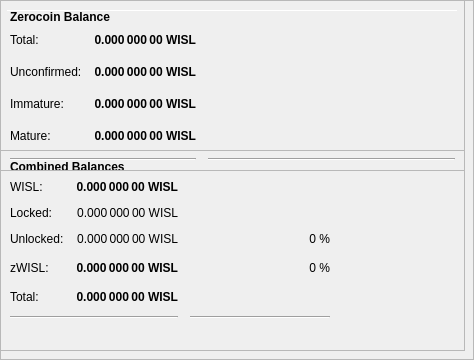
        <widget class="QFrame" name="frameObfuscation">
         <property name="minimumSize">
          <size>
           <width>0</width>
           <height>350</height>
          </size>
         </property>
         <property name="layoutDirection">
          <enum>Qt::LeftToRight</enum>
         </property>
         <property name="frameShape">
          <enum>QFrame::StyledPanel</enum>
         </property>
         <property name="frameShadow">
          <enum>QFrame::Raised</enum>
         </property>
         <widget class="QPushButton" name="runAutoDenom">
          <property name="geometry">
           <rect>
            <x>251</x>
            <y>17</y>
            <width>1</width>
            <height>1</height>
           </rect>
          </property>
          <property name="palette">
           <palette>
            <active>
             <colorrole role="WindowText">
              <brush brushstyle="SolidPattern">
               <color alpha="255">
                <red>0</red>
                <green>0</green>
                <blue>0</blue>
               </color>
              </brush>
             </colorrole>
             <colorrole role="Button">
              <brush brushstyle="SolidPattern">
               <color alpha="255">
                <red>239</red>
                <green>238</green>
                <blue>238</blue>
               </color>
              </brush>
             </colorrole>
             <colorrole role="Light">
              <brush brushstyle="SolidPattern">
               <color alpha="255">
                <red>255</red>
                <green>255</green>
                <blue>255</blue>
               </color>
              </brush>
             </colorrole>
             <colorrole role="Midlight">
              <brush brushstyle="SolidPattern">
               <color alpha="255">
                <red>247</red>
                <green>246</green>
                <blue>246</blue>
               </color>
              </brush>
             </colorrole>
             <colorrole role="Dark">
              <brush brushstyle="SolidPattern">
               <color alpha="255">
                <red>119</red>
                <green>119</green>
                <blue>119</blue>
               </color>
              </brush>
             </colorrole>
             <colorrole role="Mid">
              <brush brushstyle="SolidPattern">
               <color alpha="255">
                <red>159</red>
                <green>159</green>
                <blue>159</blue>
               </color>
              </brush>
             </colorrole>
             <colorrole role="Text">
              <brush brushstyle="SolidPattern">
               <color alpha="255">
                <red>0</red>
                <green>0</green>
                <blue>0</blue>
               </color>
              </brush>
             </colorrole>
             <colorrole role="BrightText">
              <brush brushstyle="SolidPattern">
               <color alpha="255">
                <red>255</red>
                <green>255</green>
                <blue>255</blue>
               </color>
              </brush>
             </colorrole>
             <colorrole role="ButtonText">
              <brush brushstyle="SolidPattern">
               <color alpha="255">
                <red>0</red>
                <green>0</green>
                <blue>0</blue>
               </color>
              </brush>
             </colorrole>
             <colorrole role="Base">
              <brush brushstyle="SolidPattern">
               <color alpha="255">
                <red>255</red>
                <green>255</green>
                <blue>255</blue>
               </color>
              </brush>
             </colorrole>
             <colorrole role="Window">
              <brush brushstyle="SolidPattern">
               <color alpha="255">
                <red>239</red>
                <green>238</green>
                <blue>238</blue>
               </color>
              </brush>
             </colorrole>
             <colorrole role="Shadow">
              <brush brushstyle="SolidPattern">
               <color alpha="255">
                <red>0</red>
                <green>0</green>
                <blue>0</blue>
               </color>
              </brush>
             </colorrole>
             <colorrole role="AlternateBase">
              <brush brushstyle="SolidPattern">
               <color alpha="255">
                <red>247</red>
                <green>246</green>
                <blue>246</blue>
               </color>
              </brush>
             </colorrole>
             <colorrole role="ToolTipBase">
              <brush brushstyle="SolidPattern">
               <color alpha="255">
                <red>255</red>
                <green>255</green>
                <blue>220</blue>
               </color>
              </brush>
             </colorrole>
             <colorrole role="ToolTipText">
              <brush brushstyle="SolidPattern">
               <color alpha="255">
                <red>0</red>
                <green>0</green>
                <blue>0</blue>
               </color>
              </brush>
             </colorrole>
            </active>
            <inactive>
             <colorrole role="WindowText">
              <brush brushstyle="SolidPattern">
               <color alpha="255">
                <red>0</red>
                <green>0</green>
                <blue>0</blue>
               </color>
              </brush>
             </colorrole>
             <colorrole role="Button">
              <brush brushstyle="SolidPattern">
               <color alpha="255">
                <red>239</red>
                <green>238</green>
                <blue>238</blue>
               </color>
              </brush>
             </colorrole>
             <colorrole role="Light">
              <brush brushstyle="SolidPattern">
               <color alpha="255">
                <red>255</red>
                <green>255</green>
                <blue>255</blue>
               </color>
              </brush>
             </colorrole>
             <colorrole role="Midlight">
              <brush brushstyle="SolidPattern">
               <color alpha="255">
                <red>247</red>
                <green>246</green>
                <blue>246</blue>
               </color>
              </brush>
             </colorrole>
             <colorrole role="Dark">
              <brush brushstyle="SolidPattern">
               <color alpha="255">
                <red>119</red>
                <green>119</green>
                <blue>119</blue>
               </color>
              </brush>
             </colorrole>
             <colorrole role="Mid">
              <brush brushstyle="SolidPattern">
               <color alpha="255">
                <red>159</red>
                <green>159</green>
                <blue>159</blue>
               </color>
              </brush>
             </colorrole>
             <colorrole role="Text">
              <brush brushstyle="SolidPattern">
               <color alpha="255">
                <red>0</red>
                <green>0</green>
                <blue>0</blue>
               </color>
              </brush>
             </colorrole>
             <colorrole role="BrightText">
              <brush brushstyle="SolidPattern">
               <color alpha="255">
                <red>255</red>
                <green>255</green>
                <blue>255</blue>
               </color>
              </brush>
             </colorrole>
             <colorrole role="ButtonText">
              <brush brushstyle="SolidPattern">
               <color alpha="255">
                <red>0</red>
                <green>0</green>
                <blue>0</blue>
               </color>
              </brush>
             </colorrole>
             <colorrole role="Base">
              <brush brushstyle="SolidPattern">
               <color alpha="255">
                <red>255</red>
                <green>255</green>
                <blue>255</blue>
               </color>
              </brush>
             </colorrole>
             <colorrole role="Window">
              <brush brushstyle="SolidPattern">
               <color alpha="255">
                <red>239</red>
                <green>238</green>
                <blue>238</blue>
               </color>
              </brush>
             </colorrole>
             <colorrole role="Shadow">
              <brush brushstyle="SolidPattern">
               <color alpha="255">
                <red>0</red>
                <green>0</green>
                <blue>0</blue>
               </color>
              </brush>
             </colorrole>
             <colorrole role="AlternateBase">
              <brush brushstyle="SolidPattern">
               <color alpha="255">
                <red>247</red>
                <green>246</green>
                <blue>246</blue>
               </color>
              </brush>
             </colorrole>
             <colorrole role="ToolTipBase">
              <brush brushstyle="SolidPattern">
               <color alpha="255">
                <red>255</red>
                <green>255</green>
                <blue>220</blue>
               </color>
              </brush>
             </colorrole>
             <colorrole role="ToolTipText">
              <brush brushstyle="SolidPattern">
               <color alpha="255">
                <red>0</red>
                <green>0</green>
                <blue>0</blue>
               </color>
              </brush>
             </colorrole>
            </inactive>
            <disabled>
             <colorrole role="WindowText">
              <brush brushstyle="SolidPattern">
               <color alpha="255">
                <red>119</red>
                <green>119</green>
                <blue>119</blue>
               </color>
              </brush>
             </colorrole>
             <colorrole role="Button">
              <brush brushstyle="SolidPattern">
               <color alpha="255">
                <red>239</red>
                <green>238</green>
                <blue>238</blue>
               </color>
              </brush>
             </colorrole>
             <colorrole role="Light">
              <brush brushstyle="SolidPattern">
               <color alpha="255">
                <red>255</red>
                <green>255</green>
                <blue>255</blue>
               </color>
              </brush>
             </colorrole>
             <colorrole role="Midlight">
              <brush brushstyle="SolidPattern">
               <color alpha="255">
                <red>247</red>
                <green>246</green>
                <blue>246</blue>
               </color>
              </brush>
             </colorrole>
             <colorrole role="Dark">
              <brush brushstyle="SolidPattern">
               <color alpha="255">
                <red>119</red>
                <green>119</green>
                <blue>119</blue>
               </color>
              </brush>
             </colorrole>
             <colorrole role="Mid">
              <brush brushstyle="SolidPattern">
               <color alpha="255">
                <red>159</red>
                <green>159</green>
                <blue>159</blue>
               </color>
              </brush>
             </colorrole>
             <colorrole role="Text">
              <brush brushstyle="SolidPattern">
               <color alpha="255">
                <red>119</red>
                <green>119</green>
                <blue>119</blue>
               </color>
              </brush>
             </colorrole>
             <colorrole role="BrightText">
              <brush brushstyle="SolidPattern">
               <color alpha="255">
                <red>255</red>
                <green>255</green>
                <blue>255</blue>
               </color>
              </brush>
             </colorrole>
             <colorrole role="ButtonText">
              <brush brushstyle="SolidPattern">
               <color alpha="255">
                <red>119</red>
                <green>119</green>
                <blue>119</blue>
               </color>
              </brush>
             </colorrole>
             <colorrole role="Base">
              <brush brushstyle="SolidPattern">
               <color alpha="255">
                <red>239</red>
                <green>238</green>
                <blue>238</blue>
               </color>
              </brush>
             </colorrole>
             <colorrole role="Window">
              <brush brushstyle="SolidPattern">
               <color alpha="255">
                <red>239</red>
                <green>238</green>
                <blue>238</blue>
               </color>
              </brush>
             </colorrole>
             <colorrole role="Shadow">
              <brush brushstyle="SolidPattern">
               <color alpha="255">
                <red>0</red>
                <green>0</green>
                <blue>0</blue>
               </color>
              </brush>
             </colorrole>
             <colorrole role="AlternateBase">
              <brush brushstyle="SolidPattern">
               <color alpha="255">
                <red>239</red>
                <green>238</green>
                <blue>238</blue>
               </color>
              </brush>
             </colorrole>
             <colorrole role="ToolTipBase">
              <brush brushstyle="SolidPattern">
               <color alpha="255">
                <red>255</red>
                <green>255</green>
                <blue>220</blue>
               </color>
              </brush>
             </colorrole>
             <colorrole role="ToolTipText">
              <brush brushstyle="SolidPattern">
               <color alpha="255">
                <red>0</red>
                <green>0</green>
                <blue>0</blue>
               </color>
              </brush>
             </colorrole>
            </disabled>
           </palette>
          </property>
          <property name="focusPolicy">
           <enum>Qt::NoFocus</enum>
          </property>
          <property name="autoFillBackground">
           <bool>true</bool>
          </property>
          <property name="text">
           <string/>
          </property>
          <property name="flat">
           <bool>true</bool>
          </property>
         </widget>
         <widget class="Line" name="line">
          <property name="geometry">
           <rect>
            <x>7</x>
            <y>10</y>
            <width>451</width>
            <height>1</height>
           </rect>
          </property>
          <property name="orientation">
           <enum>Qt::Horizontal</enum>
          </property>
         </widget>
         <widget class="QFrame" name="frame_3">
          <property name="geometry">
           <rect>
            <x>0</x>
            <y>150</y>
            <width>465</width>
            <height>201</height>
           </rect>
          </property>
          <property name="frameShape">
           <enum>QFrame::StyledPanel</enum>
          </property>
          <property name="frameShadow">
           <enum>QFrame::Raised</enum>
          </property>
          <layout class="QVBoxLayout" name="verticalLayout_5">
           <item>
            <layout class="QHBoxLayout" name="horizontalLayout_5" stretch="0">
             <item>
              <widget class="QLabel" name="label_5z">
               <property name="maximumSize">
                <size>
                 <width>16777215</width>
                 <height>20</height>
                </size>
               </property>
               <property name="font">
                <font>
                 <weight>75</weight>
                 <bold>true</bold>
                </font>
               </property>
               <property name="toolTip">
                <string>Combined Balances (including unconfirmed and immature coins)</string>
               </property>
               <property name="text">
                <string>&lt;html&gt;&lt;head/&gt;&lt;body&gt;&lt;p&gt;Combined Balances&lt;/p&gt;&lt;/body&gt;&lt;/html&gt;</string>
               </property>
              </widget>
             </item>
            </layout>
           </item>
           <item>
            <layout class="QGridLayout" name="gridLayout_3">
             <property name="spacing">
              <number>12</number>
             </property>
             <item row="7" column="0" colspan="2">
              <widget class="Line" name="lineSpendableBalance_3">
               <property name="orientation">
                <enum>Qt::Horizontal</enum>
               </property>
              </widget>
             </item>
             <item row="7" column="2">
              <widget class="Line" name="lineWatchBalance_3">
               <property name="sizePolicy">
                <sizepolicy hsizetype="Preferred" vsizetype="Fixed">
                 <horstretch>0</horstretch>
                 <verstretch>0</verstretch>
                </sizepolicy>
               </property>
               <property name="minimumSize">
                <size>
                 <width>140</width>
                 <height>0</height>
                </size>
               </property>
               <property name="orientation">
                <enum>Qt::Horizontal</enum>
               </property>
              </widget>
             </item>
             <item row="4" column="1">
              <widget class="QLabel" name="labelzBalancez">
               <property name="font">
                <font>
                 <weight>75</weight>
                 <bold>true</bold>
                </font>
               </property>
               <property name="cursor">
                <cursorShape>IBeamCursor</cursorShape>
               </property>
               <property name="toolTip">
                <string>Total of transactions that have yet to be confirmed, and do not yet count toward the spendable balance</string>
               </property>
               <property name="text">
                <string notr="true">0.000 000 00 WISL</string>
               </property>
               <property name="alignment">
                <set>Qt::AlignRight|Qt::AlignTrailing|Qt::AlignVCenter</set>
               </property>
               <property name="textInteractionFlags">
                <set>Qt::LinksAccessibleByMouse|Qt::TextSelectableByKeyboard|Qt::TextSelectableByMouse</set>
               </property>
              </widget>
             </item>
             <item row="6" column="1">
              <widget class="QLabel" name="labelTotalz">
               <property name="font">
                <font>
                 <weight>75</weight>
                 <bold>true</bold>
                </font>
               </property>
               <property name="cursor">
                <cursorShape>IBeamCursor</cursorShape>
               </property>
               <property name="toolTip">
                <string>Total Balance, including unconfirmed and immature coins.</string>
               </property>
               <property name="text">
                <string notr="true">0.000 000 00 WISL</string>
               </property>
               <property name="alignment">
                <set>Qt::AlignRight|Qt::AlignTrailing|Qt::AlignVCenter</set>
               </property>
               <property name="textInteractionFlags">
                <set>Qt::LinksAccessibleByMouse|Qt::TextSelectableByKeyboard|Qt::TextSelectableByMouse</set>
               </property>
              </widget>
             </item>
             <item row="4" column="3">
              <spacer name="horizontalSpacer_6">
               <property name="orientation">
                <enum>Qt::Horizontal</enum>
               </property>
               <property name="sizeHint" stdset="0">
                <size>
                 <width>40</width>
                 <height>20</height>
                </size>
               </property>
              </spacer>
             </item>
             <item row="6" column="0">
              <widget class="QLabel" name="labelTotalTextz">
               <property name="text">
                <string>Total:</string>
               </property>
              </widget>
             </item>
             <item row="1" column="0">
              <widget class="QLabel" name="labelBalanceTextz">
               <property name="text">
                <string>WISL:</string>
               </property>
              </widget>
             </item>
             <item row="1" column="1">
              <widget class="QLabel" name="labelBalancez">
               <property name="font">
                <font>
                 <weight>75</weight>
                 <bold>true</bold>
                </font>
               </property>
               <property name="cursor">
                <cursorShape>IBeamCursor</cursorShape>
               </property>
               <property name="toolTip">
                <string>Your current spendable balance</string>
               </property>
               <property name="text">
                <string notr="true">0.000 000 00 WISL</string>
               </property>
               <property name="alignment">
                <set>Qt::AlignRight|Qt::AlignTrailing|Qt::AlignVCenter</set>
               </property>
               <property name="textInteractionFlags">
                <set>Qt::LinksAccessibleByMouse|Qt::TextSelectableByKeyboard|Qt::TextSelectableByMouse</set>
               </property>
              </widget>
             </item>
             <item row="4" column="0">
              <widget class="QLabel" name="labelzBalanceTextz">
               <property name="toolTip">
                <string/>
               </property>
               <property name="text">
                <string>zWISL:</string>
               </property>
              </widget>
             </item>
             <item row="4" column="2">
              <widget class="QLabel" name="labelzWISLPercent">
               <property name="toolTip">
                <string>Current percentage of zWISL.
If AutoMint is enabled this percentage will settle around the configured AutoMint percentage (default = 10%)</string>
               </property>
               <property name="text">
                <string>0 %</string>
               </property>
               <property name="alignment">
                <set>Qt::AlignRight|Qt::AlignTrailing|Qt::AlignVCenter</set>
               </property>
              </widget>
             </item>
             <item row="6" column="2">
              <widget class="QLabel" name="label100Percent">
               <property name="text">
                <string/>
               </property>
               <property name="alignment">
                <set>Qt::AlignRight|Qt::AlignTrailing|Qt::AlignVCenter</set>
               </property>
              </widget>
             </item>
             <item row="2" column="1">
              <widget class="QLabel" name="labelLockedBalance">
               <property name="toolTip">
                <string>Locked WISL or Masternode collaterals. These are excluded from zWISL minting.</string>
               </property>
               <property name="text">
                <string>0.000 000 00 WISL</string>
               </property>
               <property name="alignment">
                <set>Qt::AlignRight|Qt::AlignTrailing|Qt::AlignVCenter</set>
               </property>
              </widget>
             </item>
             <item row="2" column="0">
              <widget class="QLabel" name="labelLockedBalanceText">
               <property name="toolTip">
                <string>Locked WISL or Masternode collaterals. These are excluded from zWISL minting.</string>
               </property>
               <property name="text">
                <string>Locked:</string>
               </property>
              </widget>
             </item>
             <item row="3" column="0">
              <widget class="QLabel" name="labelUnLockedBalanceText">
               <property name="toolTip">
                <string>Unlocked WISLs. These can be used for zWISL minting.</string>
               </property>
               <property name="text">
                <string>Unlocked:</string>
               </property>
              </widget>
             </item>
             <item row="3" column="1">
              <widget class="QLabel" name="labelUnLockedBalance">
               <property name="toolTip">
                <string>Unlocked WISLs. These can be used for zWISL minting.</string>
               </property>
               <property name="text">
                <string>0.000 000 00 WISL</string>
               </property>
               <property name="alignment">
                <set>Qt::AlignRight|Qt::AlignTrailing|Qt::AlignVCenter</set>
               </property>
              </widget>
             </item>
             <item row="3" column="2">
              <widget class="QLabel" name="labelWISLPercent">
               <property name="text">
                <string>0 %</string>
               </property>
               <property name="alignment">
                <set>Qt::AlignRight|Qt::AlignTrailing|Qt::AlignVCenter</set>
               </property>
              </widget>
             </item>
            </layout>
           </item>
           <item>
            <spacer name="verticalSpacer">
             <property name="orientation">
              <enum>Qt::Vertical</enum>
             </property>
             <property name="sizeHint" stdset="0">
              <size>
               <width>20</width>
               <height>40</height>
              </size>
             </property>
            </spacer>
           </item>
          </layout>
         </widget>
         <widget class="QFrame" name="frame_4">
          <property name="geometry">
           <rect>
            <x>0</x>
            <y>0</y>
            <width>465</width>
            <height>171</height>
           </rect>
          </property>
          <property name="frameShape">
           <enum>QFrame::StyledPanel</enum>
          </property>
          <property name="frameShadow">
           <enum>QFrame::Raised</enum>
          </property>
          <layout class="QVBoxLayout" name="verticalLayout_7">
           <item>
            <layout class="QHBoxLayout" name="horizontalLayout_8" stretch="0">
             <item>
              <widget class="QLabel" name="label_5z_3">
               <property name="maximumSize">
                <size>
                 <width>16777215</width>
                 <height>20</height>
                </size>
               </property>
               <property name="font">
                <font>
                 <weight>75</weight>
                 <bold>true</bold>
                </font>
               </property>
               <property name="text">
                <string>Zerocoin Balance</string>
               </property>
              </widget>
             </item>
            </layout>
           </item>
           <item>
            <layout class="QGridLayout" name="gridLayout_5">
             <property name="spacing">
              <number>12</number>
             </property>
             <item row="4" column="0">
              <widget class="QLabel" name="labelzBalanceMatureText">
               <property name="toolTip">
                <string>Mature: more than 20 confirmation and more than 3 mints of the same denomination after it was minted.
These zWISL are spendable.</string>
               </property>
               <property name="text">
                <string>Mature:</string>
               </property>
              </widget>
             </item>
             <item row="5" column="0" colspan="2">
              <widget class="Line" name="lineSpendableBalance_5">
               <property name="orientation">
                <enum>Qt::Horizontal</enum>
               </property>
              </widget>
             </item>
             <item row="1" column="1">
              <widget class="QLabel" name="labelzBalance">
               <property name="font">
                <font>
                 <weight>75</weight>
                 <bold>true</bold>
                </font>
               </property>
               <property name="cursor">
                <cursorShape>IBeamCursor</cursorShape>
               </property>
               <property name="toolTip">
                <string>All available zWISL, unconfirmed and immature zWISL included.</string>
               </property>
               <property name="text">
                <string notr="true">0.000 000 00 WISL</string>
               </property>
               <property name="alignment">
                <set>Qt::AlignRight|Qt::AlignTrailing|Qt::AlignVCenter</set>
               </property>
               <property name="textInteractionFlags">
                <set>Qt::LinksAccessibleByMouse|Qt::TextSelectableByKeyboard|Qt::TextSelectableByMouse</set>
               </property>
              </widget>
             </item>
             <item row="5" column="2">
              <widget class="Line" name="lineWatchBalance_5">
               <property name="sizePolicy">
                <sizepolicy hsizetype="Preferred" vsizetype="Fixed">
                 <horstretch>0</horstretch>
                 <verstretch>0</verstretch>
                </sizepolicy>
               </property>
               <property name="minimumSize">
                <size>
                 <width>140</width>
                 <height>0</height>
                </size>
               </property>
               <property name="orientation">
                <enum>Qt::Horizontal</enum>
               </property>
              </widget>
             </item>
             <item row="1" column="0">
              <widget class="QLabel" name="labelzBalanceText">
               <property name="toolTip">
                <string>All available zWISL, unconfirmed and immature zWISL included.</string>
               </property>
               <property name="text">
                <string>Total:</string>
               </property>
              </widget>
             </item>
             <item row="1" column="2">
              <spacer name="horizontalSpacer_8">
               <property name="orientation">
                <enum>Qt::Horizontal</enum>
               </property>
               <property name="sizeHint" stdset="0">
                <size>
                 <width>40</width>
                 <height>20</height>
                </size>
               </property>
              </spacer>
             </item>
             <item row="4" column="2">
              <spacer name="horizontalSpacer_4">
               <property name="orientation">
                <enum>Qt::Horizontal</enum>
               </property>
               <property name="sizeHint" stdset="0">
                <size>
                 <width>40</width>
                 <height>20</height>
                </size>
               </property>
              </spacer>
             </item>
             <item row="4" column="1">
              <widget class="QLabel" name="labelzBalanceMature">
               <property name="font">
                <font>
                 <weight>75</weight>
                 <bold>true</bold>
                </font>
               </property>
               <property name="toolTip">
                <string>Mature: more than 20 confirmation and more than 3 mints of the same denomination after it was minted.
These zWISL are spendable.</string>
               </property>
               <property name="text">
                <string>0.000 000 00 WISL</string>
               </property>
               <property name="alignment">
                <set>Qt::AlignRight|Qt::AlignTrailing|Qt::AlignVCenter</set>
               </property>
              </widget>
             </item>
             <item row="2" column="0">
              <widget class="QLabel" name="labelzBalanceUnconfirmedText">
               <property name="toolTip">
                <string>Unconfirmed: less than 20 confirmations
Immature: confirmed, but less than 3 mints of the same denomination after it was minted</string>
               </property>
               <property name="text">
                <string>Unconfirmed:</string>
               </property>
              </widget>
             </item>
             <item row="2" column="1">
              <widget class="QLabel" name="labelzBalanceUnconfirmed">
               <property name="font">
                <font>
                 <weight>75</weight>
                 <bold>true</bold>
                </font>
               </property>
               <property name="toolTip">
                <string>Unconfirmed: less than 20 confirmations
Immature: confirmed, but less than 3 mints of the same denomination after it was minted</string>
               </property>
               <property name="text">
                <string>0.000 000 00 WISL</string>
               </property>
               <property name="alignment">
                <set>Qt::AlignRight|Qt::AlignTrailing|Qt::AlignVCenter</set>
               </property>
              </widget>
             </item>
             <item row="2" column="2">
              <spacer name="horizontalSpacer_5">
               <property name="orientation">
                <enum>Qt::Horizontal</enum>
               </property>
               <property name="sizeHint" stdset="0">
                <size>
                 <width>40</width>
                 <height>20</height>
                </size>
               </property>
              </spacer>
             </item>
             <item row="3" column="0">
              <widget class="QLabel" name="labelzBalanceImmatureText">
               <property name="toolTip">
                <string>Unconfirmed: less than 20 confirmations
Immature: confirmed, but less than 3 mints of the same denomination after it was minted</string>
               </property>
               <property name="text">
                <string>Immature:</string>
               </property>
              </widget>
             </item>
             <item row="3" column="1">
              <widget class="QLabel" name="labelzBalanceImmature">
               <property name="font">
                <font>
                 <weight>75</weight>
                 <bold>true</bold>
                </font>
               </property>
               <property name="toolTip">
                <string>Unconfirmed: less than 20 confirmations
Immature: confirmed, but less than 3 mints of the same denomination after it was minted</string>
               </property>
               <property name="text">
                <string>0.000 000 00 WISL</string>
               </property>
               <property name="alignment">
                <set>Qt::AlignRight|Qt::AlignTrailing|Qt::AlignVCenter</set>
               </property>
              </widget>
             </item>
             <item row="3" column="2">
              <spacer name="horizontalSpacer_7">
               <property name="orientation">
                <enum>Qt::Horizontal</enum>
               </property>
               <property name="sizeHint" stdset="0">
                <size>
                 <width>40</width>
                 <height>20</height>
                </size>
               </property>
              </spacer>
             </item>
            </layout>
           </item>
          </layout>
         </widget>
        </widget>
